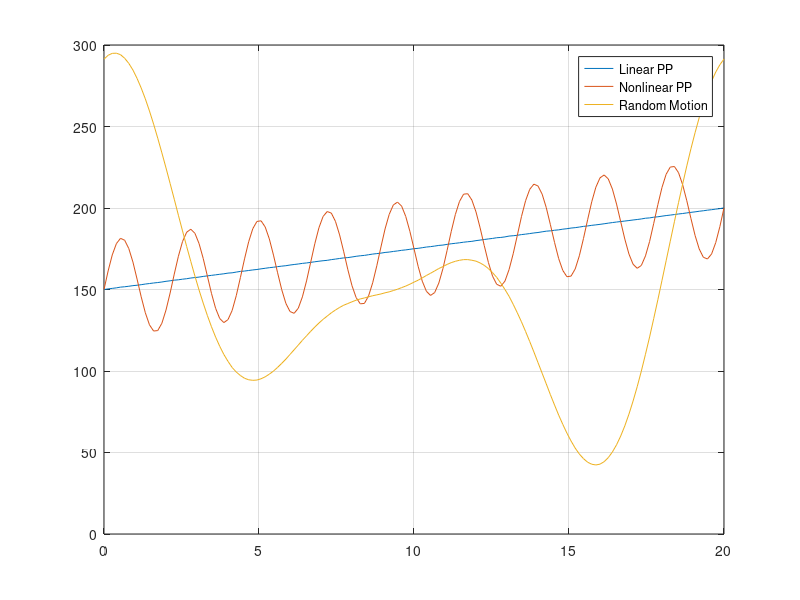

Write MATLAB code to recreate this figure. (Note: this script raises an error after producing the figure.)
%% lab3_ekf_formulation.m
% author: Samuel Street
% date: 2025-03-05

clear
clc
close all

%% loads the long sensor data

sampling_freq = 15;
T_sampling = 1/sampling_freq;

% both sensors used are long range IR sensors
load("long_coeffs.mat","coeffs")
load("long_noise.mat","noise_var")

sensor_coeffs = coeffs;
sensor_noise_var = noise_var;

clear coeffs;
clear noise_var;

% sensor model (x is mm)
sensor_a = sensor_coeffs(1);
sensor_b = sensor_coeffs(2);
sensor_c = sensor_coeffs(3);
sensor_d = sensor_coeffs(4);
h_sensor = @(x) (sensor_a*x+sensor_b)./(sensor_c*x+sensor_d);

%% motion model

% ekf update rate (must ensure is under Nyquist frequency)
nyquist_freq = sampling_freq/2;
T_ekf = 1/nyquist_freq;

% process update matrix
A = [1 T_ekf 1/2*T_ekf ; 0 1 T_ekf ; 0 0 1];

% process noise covariance
alpha = 1/T_ekf;
expected_x_std = 0.1; % mm
Q = [1 alpha 1/2*alpha ; alpha alpha^2 1/2*alpha^2 ; ...
    1/2*alpha 1/2*alpha^2 1/4*alpha^4]*expected_x_std^2;

Q = diag([0.2 0.4 1.0])*expected_x_std^2;

% measurement noise
R = sensor_noise_var;

% for convention
f = @(x) A*x;
h = @(x) h_sensor(x(1));

F = @(x) A;
H = @(x) [(-sensor_b*sensor_c + sensor_a*sensor_d)/(sensor_c*x(1)+sensor_d)^2 0 0];

%% simulated trajectories

tf = 20;
simulated_time = 0:T_ekf:tf;

w_rand = mvnrnd(zeros(3,1),Q,length(simulated_time))';
eta_rand = normrnd(0,sqrt(R),1,length(simulated_time));

% note that the velocity and acceleration are irrelevant
xf = [200 0 0]';
x0 = [150 0 0]';

% linear point-to-point
x_lin_pp = (xf-x0)/tf .* simulated_time + x0 + w_rand;
z_lin_pp = h_sensor(x_lin_pp(1,:)) + eta_rand;

% nonlinear point-to-point
A_nl_pp = 0.6*(xf-x0);
f_nl_pp = 9;
x_nl_pp = x_lin_pp + A_nl_pp*sin(2*pi*f_nl_pp/tf*simulated_time);
z_nl_pp = h_sensor(x_nl_pp(1,:)) + eta_rand;

% random motion
N = 3;
x_rand_motion = x0 + w_rand;
for k=1:N
    Ak = rand*(x0/2);
    Bk = rand*(x0/2);

    x_rand_motion = x_rand_motion ...
        + Ak*cos(2*pi*k/tf*simulated_time) ...
        + Bk*sin(2*pi*k/tf*simulated_time);
end
z_rand_motion = h_sensor(x_rand_motion(1,:)) + eta_rand;

%% plot the random trajectories
figure
plot(simulated_time,x_lin_pp(1,:));
hold on
grid on
plot(simulated_time,x_nl_pp(1,:));
plot(simulated_time,x_rand_motion(1,:));

legend("Linear PP", "Nonlinear PP", "Random Motion")

%% simulation

t = simulated_time;

% linear point-to-point

x_init_lin_pp = x0;
P_init_lin_pp = Q;

[x_ests_lin_pp,P_ests_lin_pp] = evaluate_ekf(x_init_lin_pp,P_init_lin_pp,z_lin_pp,f,h,F,H,Q,R);

figure
plot(t,x_lin_pp(1,:));
hold on
grid on
plot(t,x_ests_lin_pp(1,:),'--');

legend("Actual","Estimates")

% nonlinear point-to-point

x_init_nl_pp = x0;
P_init_nl_pp = Q;

[x_ests_nl_pp,P_ests_nl_pp] = evaluate_ekf(x_init_nl_pp,P_init_nl_pp,z_nl_pp,f,h,F,H,Q,R);

figure
plot(t,x_nl_pp(1,:));
hold on
grid on
plot(t,x_ests_nl_pp(1,:),'--');

legend("Actual","Estimates")

% random motion

x_init_rand_motion = x0;
P_init_rand_motion = Q;

[x_ests_rand_motion,P_ests_rand_motion] = evaluate_ekf(x_init_rand_motion,P_init_rand_motion,z_rand_motion,f,h,F,H,Q,R);

figure
plot(t,x_rand_motion(1,:));
hold on
grid on
plot(t,x_ests_rand_motion(1,:),'--');

legend("Actual","Estimates")

%% helper functions

function [x_ests,P_ests] = evaluate_ekf(x0,P0,z_actual,f,h,F,H,Q,R)

n = size(x0,1);
m = size(z_actual,2);

x_ests = zeros(n,m);
P_ests = zeros(n,n,m);

x_ests(:,1) = x0;
P_ests(:,:,1) = P0;

for k=2:m
    x_prev = x_ests(:,k-1);
    P_prev = P_ests(:,:,k-1);

    xk_predict = f(x_prev);
    zk_predict = h(x_prev);

    Fk = F(x_prev);
    Pk_predict = Fk*P_prev*Fk' + Q;

    Hk = H(xk_predict);
    Kk = Pk_predict*Hk'*(Hk*Pk_predict*Hk'+R)^-1;

    x_ests(:,k) = xk_predict+Kk*(z_actual(:,k)-zk_predict);
    P_ests(:,:,k) = (eye(n)-Kk*Hk)*Pk_predict;
end
end
